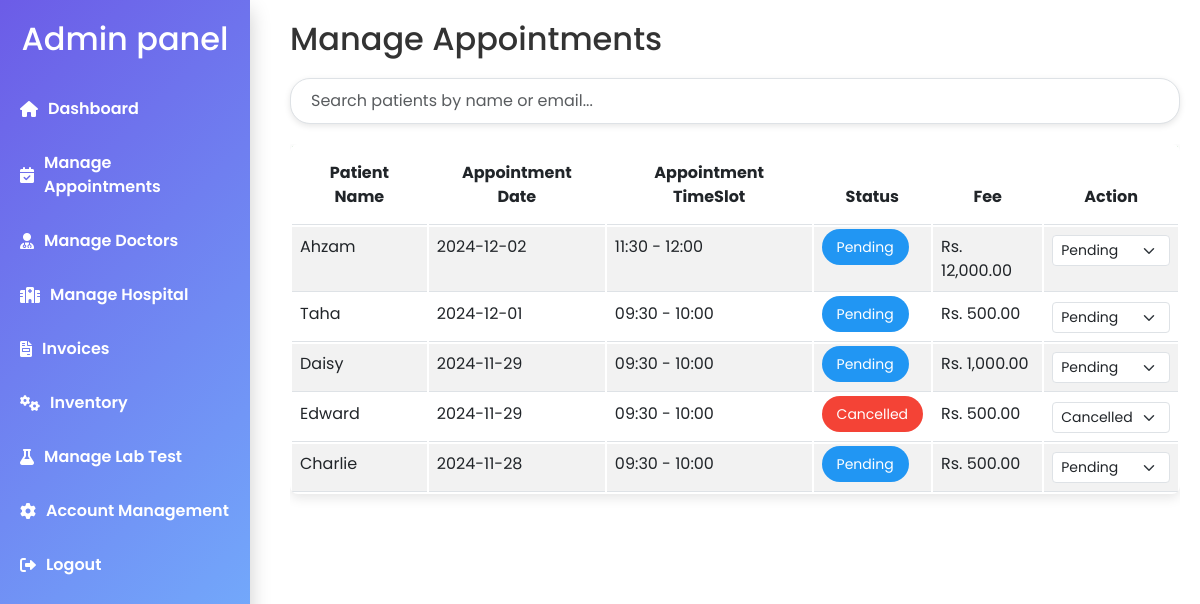
Page /admin/patients.php on the committed database.
### tables this page shows
CREATE TABLE `appointment` (
  `AppointmentID` int(11) NOT NULL,
  `PatientID` int(11) NOT NULL,
  `DoctorID` int(11) NOT NULL,
  `Date` date NOT NULL,
  `Fee` double NOT NULL,
  `Status` enum('Missed','Cancelled','Completed','Pending') NOT NULL,
  `timeslot` varchar(255) NOT NULL
);

CREATE TABLE `patient` (
  `PatientID` int(11) NOT NULL,
  `UserID` int(11) NOT NULL,
  `BedID` int(11) NOT NULL,
  `FirstName` varchar(25) NOT NULL,
  `LastName` varchar(25) NOT NULL,
  `MedicalHistory` varchar(256) NOT NULL
);

### admin/patients.php (the view, shortened to what this page needs)
<?php
include '../dbconfig.php';
$patientsQuery = "
    SELECT
        p.PatientID AS patient_id,
        p.FirstName AS patient_name,
        a.AppointmentID AS appointment_id,
        a.Date AS appointment_date,
        a.timeslot as appointment_timeslot,
        a.status AS appointment_status,
        a.Fee AS appointment_fee
    FROM
        patient p
    JOIN
        appointment a
    ON
        p.PatientID = a.PatientID
    ORDER BY a.Date DESC";
$patientsResult = $conn->query($patientsQuery);
$patients = [];
while ($row = $patientsResult->fetch_assoc()) {
    $patients[] = $row;
}
?>
<!DOCTYPE html>
<html lang="en">
<head>
    <link href="https://cdn.jsdelivr.net/npm/bootstrap@5.3.0-alpha3/dist/css/bootstrap.min.css" rel="stylesheet">
    <link href="https://cdnjs.cloudflare.com/ajax/libs/font-awesome/6.0.0-beta3/css/all.min.css" rel="stylesheet">
</head>
<body>
<?php
include 'sidebar.php';
?>
<div class="main-content">
    <h2>Manage Appointments</h2>
    <div class="search-bar">
        <input type="text" id="searchInput" class="form-control" placeholder="Search patients by name or email...">
    </div>
    <div class="table-container">
        <table class="table table-striped">
            <thead>
                <tr>
                    <th>Patient Name</th>
                    <th>Appointment Date</th>
                    <th>Appointment TimeSlot</th>
                    <th>Status</th>
                    <th>Fee</th>
                    <th>Action</th>
                </tr>
            </thead>
            <tbody id="patientsTable">
                <?php foreach ($patients as $patient): ?>
                    <tr>
                        <td><?= htmlspecialchars($patient['patient_name']) ?></td>
                        <td><?= $patient['appointment_date'] ?></td>
                        <td><?= $patient['appointment_timeslot'] ?></td>
                        <td>
                            <span class="status-btn <?= strtolower($patient['appointment_status']) ?>">
                                <?= ucfirst($patient['appointment_status']) ?>
                            </span>
                        </td>
                        <td>Rs. <?= number_format($patient['appointment_fee'], 2) ?></td>
                        <td>
                            <select class="form-select form-select-sm changeStatus" data-appointment-id="<?= $patient['appointment_id'] ?>">
                                <option value="Pending" <?= $patient['appointment_status'] == 'Pending' ? 'selected' : '' ?>>Pending</option>
                                <option value="Cancelled" <?= $patient['appointment_status'] == 'Cancelled' ? 'selected' : '' ?>>Cancelled</option>
                            </select>
                        </td>
                    </tr>
                <?php endforeach; ?>
            </tbody>
        </table>
    </div>
</div>
</body>
</html>

### admin/patients.php (style rules this page uses)
.main-content h2 { color: #333; margin-bottom: 20px; }
.search-bar { margin-bottom: 20px; }
.search-bar input { border-radius: 20px; padding: 10px 20px; box-shadow: 0 2px 6px rgba(0, 0, 0, 0.1); }
.table-container { overflow-x: auto; }
.table { background-color: #fff; border-radius: 8px; overflow: hidden; border-collapse: separate; box-shadow: 0 4px 12px rgba(0, 0, 0, 0.1); }
.table thead { background-color: #4CAF50; color: #fff; }
.table thead th { text-align: center; padding: 15px; }
.table tbody tr { transition: all 0.2s ease-in-out; }
.status-btn { border: none; border-radius: 20px; padding: 8px 15px; color: #fff; font-size: 14px; cursor: pointer; }
.status-btn.cancelled { background-color: #f44336; }
.status-btn.pending { background-color: #2196F3; }

### admin/sidebar.php (style rules this page uses)
body { font-family: 'Poppins', sans-serif; margin: 0; padding: 0; }
.main-content { margin-left: 270px; padding: 20px; min-height: 100vh; }

### rows in the picture
appointment: PatientID.FirstName "Ahzam", Date "2024-12-02", timeslot "11:30 - 12:00", Status "Pending", Fee "12,000.00", Status+AppointmentID "Pending"
appointment: PatientID.FirstName "Taha", Date "2024-12-01", timeslot "09:30 - 10:00", Status "Pending", Fee "500.00", Status+AppointmentID "Pending"
appointment: PatientID.FirstName "Daisy", Date "2024-11-29", timeslot "09:30 - 10:00", Status "Pending", Fee "1,000.00", Status+AppointmentID "Pending"
appointment: PatientID.FirstName "Edward", Date "2024-11-29", timeslot "09:30 - 10:00", Status "Cancelled", Fee "500.00", Status+AppointmentID "Cancelled"
appointment: PatientID.FirstName "Charlie", Date "2024-11-28", timeslot "09:30 - 10:00", Status "Pending", Fee "500.00", Status+AppointmentID "Pending"
